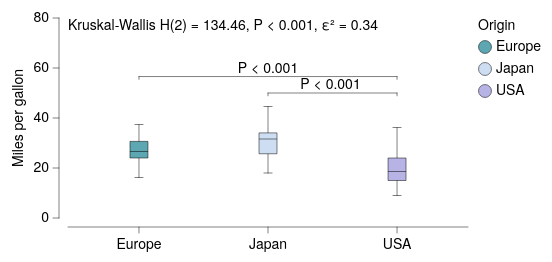

Here is the Vega-Lite specification saved for this chart:
### Vega-Lite specification from a JSON file in a GitHub repository (floating-point values rounded to 4 significant figures; data arrays with more than 128 entries replaced by an {"elided": "..."} marker saying what was removed)
{"background": null, "config": {"arc": {"fill": "#DBDBDB", "fillOpacity": 1.0, "innerRadius": 25.0, "padAngle": 0.03, "stroke": "black", "strokeOpacity": 1, "strokeWidth": 0.25}, "area": {"fill": "#DBDBDB", "fillOpacity": 1.0, "stroke": "black", "strokeOpacity": 1, "strokeWidth": 0.25}, "axis": {"domain": true, "domainCap": "round", "domainColor": "black", "domainWidth": 0.25, "grid": false, "gridCap": "round", "gridColor": "#F1F1F1", "gridDash": [0, 0], "gridOpacity": 1.0, "gridWidth": 0.25, "labelColor": "black", "labelFont": "Helvetica Neue, HelveticaNeue, Helvetica, Arial, sans-serif", "labelFontSize": 7, "labelFontStyle": "normal", "labelFontWeight": 400, "offset": 4.5, "ticks": true, "tickCap": "round", "tickColor": "black", "tickRound": false, "tickSize": 3, "tickWidth": 0.25, "titleColor": "black", "titleFont": "Helvetica Neue, HelveticaNeue, Helvetica, Arial, sans-serif", "titleFontSize": 7, "titleFontStyle": "normal", "titleFontWeight": 400}, "axisX": {"domain": true, "labelAlign": "center", "labelAngle": 0, "labels": true, "ticks": true, "translate": 0}, "axisY": {"domain": true, "labelAlign": "right", "labelAngle": 0, "labels": true, "ticks": true, "translate": 0}, "axisRight": {"domain": true, "labelAlign": "left", "labelAngle": 0, "labels": true, "ticks": true, "translate": 0}, "axisTop": {"domain": true, "labelAlign": "center", "labelAngle": 0, "labels": true, "ticks": true, "translate": 0}, "axisBand": {"tickOffset": 0}, "bar": {"fill": "#DBDBDB", "fillOpacity": 1.0, "stroke": "black", "strokeOpacity": 1, "strokeWidth": 0.25}, "boxplot": {"size": 9.0, "ticks": {"cornerRadius": 0.25, "fill": "black", "opacity": 1, "size": 4.5, "thickness": 0.25}, "box": {"fillOpacity": 1.0, "stroke": "black", "strokeOpacity": 1, "strokeWidth": 0.25}, "median": {"cornerRadius": 0, "fill": "black", "fillOpacity": 1.0, "opacity": 1, "size": 9.0, "thickness": 0.25}, "rule": {"fill": "black", "fillOpacity": 1.0, "size": 10.0, "stroke": "black", "strokeDash": [0, 0], "strokeOpacity": 1, "strokeWidth": 0.25}, "outliers": {"color": "black", "fill": "black", "fillOpacity": 1.0, "size": 0, "stroke": "black", "strokeOpacity": 1, "strokeWidth": 0.25}}, "circle": {"fill": "black", "fillOpacity": 1.0, "size": 1.25, "stroke": null, "strokeOpacity": 1, "strokeWidth": 0.25}, "errorband": {"band": {"fillOpacity": 0.6, "stroke": null, "strokeWidth": 0.25, "strokeOpacity": 1}, "borders": {"opacity": 0, "strokeOpacity": 0.25, "strokeWidth": 1}}, "errorbar": {"opacity": 1, "rule": {"strokeDash": [0, 0], "strokeWidth": 0.25}, "ticks": {"color": "black", "cornerRadius": 0.125, "opacity": 1, "size": 6.0, "thickness": 0.25}, "thickness": 0.25}, "font": "Helvetica Neue, HelveticaNeue, Helvetica, Arial, sans-serif", "geoshape": {"fill": "#DBDBDB", "fillOpacity": 1.0, "stroke": "black", "strokeOpacity": 1, "strokeWidth": 0.25}, "header": {"labelColor": "black", "labelFont": "Helvetica Neue, HelveticaNeue, Helvetica, Arial, sans-serif", "labelFontSize": 7, "labelFontStyle": "normal", "labelFontWeight": 400, "titleColor": "black", "titleFont": "Helvetica Neue, HelveticaNeue, Helvetica, Arial, sans-serif", "titleFontSize": 7, "titleFontStyle": "normal", "titleFontWeight": 400, "titlePadding": 0}, "legend": {"disable": false, "offset": 4.5, "titlePadding": 4, "labelOffset": 2, "gradientLabelOffset": 2, "gradientLength": 50.0, "gradientThickness": 5.0, "gradientOpacity": 1.0, "gradientStrokeColor": "black", "gradientStrokeWidth": 0.25, "labelColor": "black", "labelFont": "Helvetica Neue, HelveticaNeue, Helvetica, Arial, sans-serif", "labelFontSize": 7, "labelFontStyle": "normal", "labelFontWeight": 400, "strokeColor": "black", "strokeWidth": 0, "symbolSize": 42, "symbolStrokeColor": "black", "symbolStrokeWidth": 0.25, "titleColor": "black", "titleFont": "Helvetica Neue, HelveticaNeue, Helvetica, Arial, sans-serif", "titleFontSize": 7, "titleFontStyle": "normal", "titleFontWeight": 400}, "line": {"color": "black", "stroke": "black", "strokeCap": "round", "strokeDash": [0, 0], "strokeOpacity": 1, "strokeWidth": 0.375}, "point": {"filled": true, "fill": "#DBDBDB", "fillOpacity": 1.0, "size": 5.0, "stroke": "black", "strokeOpacity": 1, "strokeWidth": 0.25}, "range": {"category": ["#5CA7B1", "#CDDEF3", "#B7B3E4", "#B3DAB5", "#F5E1B3", "#3D727B", "#8AA8D2", "#867DAC", "#80A988", "#CBB17A", "#204148", "#59719A", "#584C77", "#507B5F", "#9D824D"], "diverging": {"scheme": ["#C35082", "#CE6D94", "#D989A7", "#E2A4BA", "#EABFCE", "#F1DBE2", "#F6F6F6", "#D7E0EB", "#B9CBE0", "#9BB6D5", "#7DA1C9", "#5F8CBD", "#4177B1"]}, "heatmap": {"scheme": ["#32022B", "#43044D", "#4C196E", "#4D338C", "#484DA6", "#3A68BB", "#1D83CA", "#1D9CCB", "#23B5C9", "#28CDC5", "#4DE0B4", "#91EE9F"]}, "ordinal": {"scheme": ["#F1F1F1", "#DBDBDB", "#C6C6C6", "#B2B2B2", "#9D9D9D", "#898989", "#767676", "#636363", "#515151", "#404040", "#2F2F2F", "#1F1F1F"]}, "ramp": {"scheme": ["#32022B", "#43044D", "#4C196E", "#4D338C", "#484DA6", "#3A68BB", "#1D83CA", "#1D9CCB", "#23B5C9", "#28CDC5", "#4DE0B4", "#91EE9F"]}}, "rule": {"color": "black", "stroke": "black", "strokeCap": "round", "strokeDash": [2, 2], "strokeOpacity": 1, "strokeWidth": 0.25}, "scale": {"bandPaddingInner": 0.1, "bandPaddingOuter": 0.1, "round": false}, "rect": {"fill": "#DBDBDB", "fillOpacity": 1.0, "stroke": "black", "strokeOpacity": 1, "strokeWidth": 0.25}, "square": {"fill": "#DBDBDB", "fillOpacity": 1.0, "size": 10.0, "stroke": "black", "strokeOpacity": 1, "strokeWidth": 0.25}, "text": {"color": "black", "font": "Helvetica Neue, HelveticaNeue, Helvetica, Arial, sans-serif", "fontSize": 7, "fontStyle": "normal", "fontWeight": 400}, "tick": {"color": "black", "cornerRadius": 0.125, "opacity": 1.0, "size": 9.0, "thickness": 0.25}, "title": {"anchor": "middle", "frame": "group", "color": "black", "font": "Helvetica Neue, HelveticaNeue, Helvetica, Arial, sans-serif", "fontSize": 7, "fontStyle": "normal", "fontWeight": 400, "subtitleColor": "black", "subtitleFont": "Helvetica Neue, HelveticaNeue, Helvetica, Arial, sans-serif", "subtitleFontSize": "Helvetica Neue, HelveticaNeue, Helvetica, Arial, sans-serif", "subtitleFontStyle": "normal", "subtitleFontWeight": 400}, "trail": {"color": "black", "opacity": 1, "size": 0.375}, "view": {"continuousWidth": 200, "continuousHeight": 100, "discreteWidth": 200, "discreteHeight": 100, "fill": null, "stroke": null, "strokeWidth": 0.25}}, "layer": [{"data": {"name": "data-84942684f44a0939f6e50b33ec91a880"}, "mark": {"type": "boxplot"}, "encoding": {"color": {"field": "Origin", "type": "nominal"}, "x": {"field": "Origin", "sort": ["Europe", "Japan", "USA"], "title": null, "type": "nominal"}, "y": {"field": "Miles_per_Gallon", "scale": {"domain": [0, 75]}, "title": "Miles per gallon", "type": "quantitative"}}}, {"layer": [{"data": {"values": [{"__dysonsphere__": 1}]}, "mark": {"type": "text", "align": "left", "angle": 0, "baseline": "top", "dx": 0, "dy": 0, "fontSize": 7, "opacity": 1.0}, "encoding": {"text": {"value": "Kruskal-Wallis H(2) = 134.46, P < 0.001, ε² = 0.34"}, "x": {"value": 0}, "y": {"value": 0}}}, {"layer": [{"data": {"values": [{"x": "Europe", "x2": "USA", "y": 56.58, "__dysonsphere__": 1}]}, "mark": {"type": "rule", "strokeCap": "round", "strokeDash": [0, 0], "strokeWidth": 0.25}, "encoding": {"x": {"field": "x", "type": "nominal"}, "x2": {"field": "x2"}, "y": {"field": "y", "type": "quantitative"}}}, {"data": {"values": [{"x": "Europe", "y": 56.58, "y2": 55.45, "__dysonsphere__": 1}]}, "mark": {"type": "rule", "strokeCap": "round", "strokeDash": [0, 0], "strokeWidth": 0.25}, "encoding": {"x": {"field": "x", "type": "nominal"}, "y": {"field": "y", "type": "quantitative"}, "y2": {"field": "y2"}}}, {"data": {"values": [{"x": "USA", "y": 56.58, "y2": 55.45, "__dysonsphere__": 1}]}, "mark": {"type": "rule", "strokeCap": "round", "strokeDash": [0, 0], "strokeWidth": 0.25}, "encoding": {"x": {"field": "x", "type": "nominal"}, "y": {"field": "y", "type": "quantitative"}, "y2": {"field": "y2"}}}, {"data": {"values": [{"y": 56.58, "label": "P < 0.001", "__dysonsphere__": 1}]}, "mark": {"type": "text", "align": "center", "dy": -4, "fontSize": 7}, "encoding": {"text": {"field": "label", "type": "nominal"}, "x": {"value": 100.0}, "y": {"field": "y", "type": "quantitative"}}}]}, {"layer": [{"data": {"values": [{"x": "Japan", "x2": "USA", "y": 50.0, "__dysonsphere__": 1}]}, "mark": {"type": "rule", "strokeCap": "round", "strokeDash": [0, 0], "strokeWidth": 0.25}, "encoding": {"x": {"field": "x", "type": "nominal"}, "x2": {"field": "x2"}, "y": {"field": "y", "type": "quantitative"}}}, {"data": {"values": [{"x": "Japan", "y": 50.0, "y2": 48.87, "__dysonsphere__": 1}]}, "mark": {"type": "rule", "strokeCap": "round", "strokeDash": [0, 0], "strokeWidth": 0.25}, "encoding": {"x": {"field": "x", "type": "nominal"}, "y": {"field": "y", "type": "quantitative"}, "y2": {"field": "y2"}}}, {"data": {"values": [{"x": "USA", "y": 50.0, "y2": 48.87, "__dysonsphere__": 1}]}, "mark": {"type": "rule", "strokeCap": "round", "strokeDash": [0, 0], "strokeWidth": 0.25}, "encoding": {"x": {"field": "x", "type": "nominal"}, "y": {"field": "y", "type": "quantitative"}, "y2": {"field": "y2"}}}, {"data": {"values": [{"y": 50.0, "label": "P < 0.001", "__dysonsphere__": 1}]}, "mark": {"type": "text", "align": "center", "dy": -4, "fontSize": 7}, "encoding": {"text": {"field": "label", "type": "nominal"}, "x": {"value": 131.2}, "y": {"field": "y", "type": "quantitative"}}}]}], "name": "__dysonsphere_ac8c9f0ce47f41d7_7"}], "$schema": "https://vega.github.io/schema/vega-lite/v6.4.1.json", "datasets": {"data-84942684f44a0939f6e50b33ec91a880": {"elided": "398 records"}}}
